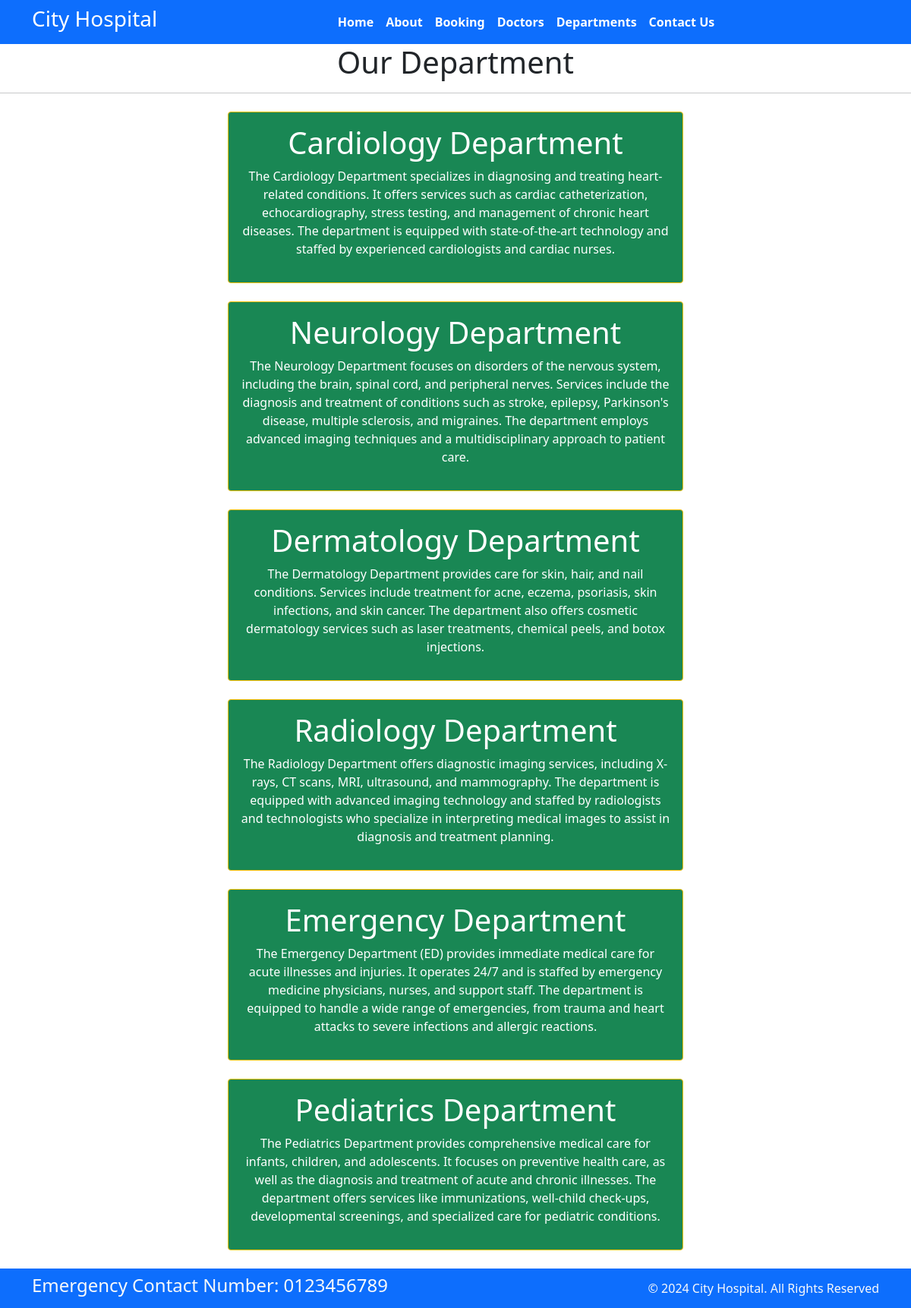
Screenshot of /department with the database file from the repository.
### home/models.py (models this page shows, shortened)
class Departments(models.Model):
    dep_name=models.CharField(max_length=100)
    dep_description=models.TextField()

### home/views.py (the view)
# urls.py: path('department', views.department,name='department'),
def department(request):
    dict_dept={
        'dept':Departments.objects.all()
    }
    return render(request,'department.html',dict_dept)

### templates/department.html (shortened to what this page needs)
{% extends "base.html" %}
{% block content %}
  <h1 class="text-center">Our Department</h2>
    <hr>
    {% for d in dept %}
    <div class="mx-auto w-50 bg-success text-center text-white p-3 my-4 border border-warning rounded">
      <h1>{{ d.dep_name }}</h1>
      <p>{{ d.dep_description }}</p>
    </div>
    {% endfor %}
{% endblock %}

### templates/base.html (shortened to what this page needs)
{% load static %}
<!DOCTYPE html>
<html>
  <head>
    <link
      rel="stylesheet"
      href=" https://cdn.jsdelivr.net/npm/bootstrap@5.1.3/dist/css/bootstrap.min.css "
    />
    <link
      rel="stylesheet"
      href="https://use.fontawesome.com/releases/v5.2.0/css/all.css"
    />
    <link rel="stylesheet" href="{% static 'css/style.css' %}" />
  </head>
  <body>
    <nav class="navbar bg-primary navbar-expand-md">
      <div class="container">
        <div class="col-2 text-left pl-md-0">
          <h3 class="text-white">City Hospital</h3>
        </div>
        <div
          class="collapse navbar-collapse justify-content-center col-md-8 navbar-collapse-3"
        >
          <ul class="navbar-nav justify-content-center fw-bold">
            <li class="nav-item active">
              <a class="nav-link text-white" href="{% url 'home' %}">Home </a>
            </li>
            <li class="nav-item">
              <a class="nav-link text-white" href="{% url 'about' %}">About</a>
            </li>
            <li class="nav-item">
              <a class="nav-link text-white" href="{% url 'booking' %}"
                >Booking</a
              >
            </li>
            <li class="nav-item">
              <a class="nav-link text-white" href="{% url 'doctors' %}"
                >Doctors</a
              >
            </li>
            <li class="nav-item">
              <a class="nav-link text-white" href="{% url 'department' %}"
                >Departments</a
              >
            </li>
            <li class="nav-item">
              <a class="nav-link text-white" href="{% url 'contact' %}"
                >Contact Us</a
              >
            </li>
          </ul>
        </div>
      </div>
    </nav>
    {% block content %}{% endblock %}
    <section class="">
      <footer class="pt-2 pb-2 bg-primary text-light">
        <div class="container">
          <div class="row align-items-center">
            <div class="col-12 col-md-8">
              <h4>Emergency Contact Number: 0123456789</h4>
            </div>
            <div class="col-12 col-md-4 mt-4 mt-md-0 text-center text-md-end">
              © 2024 City Hospital. All Rights Reserved
            </div>
          </div>
        </div>
      </footer>
    </section>
  </body>
</html>

### rows the page displays
Departments: dep_name "Cardiology Department", dep_description "The Cardiology Department specializes in diagnosing and treating heart-related conditions. It offers services such as cardiac catheterization, echocardiography, stress testing, and management of chronic heart diseases. The department is equipped with state-of-the-art technology and staffed by experienced cardiologists and cardiac nurses."
Departments: dep_name "Neurology Department", dep_description "The Neurology Department focuses on disorders of the nervous system, including the brain, spinal cord, and peripheral nerves. Services include the diagnosis and treatment of conditions such as stroke, epilepsy, Parkinson's disease, multiple sclerosis, and migraines. The department employs advanced imaging techniques and a multidisciplinary approach to patient care."
Departments: dep_name "Dermatology Department", dep_description "The Dermatology Department provides care for skin, hair, and nail conditions. Services include treatment for acne, eczema, psoriasis, skin infections, and skin cancer. The department also offers cosmetic dermatology services such as laser treatments, chemical peels, and botox injections."
Departments: dep_name "Radiology Department", dep_description "The Radiology Department offers diagnostic imaging services, including X-rays, CT scans, MRI, ultrasound, and mammography. The department is equipped with advanced imaging technology and staffed by radiologists and technologists who specialize in interpreting medical images to assist in diagnosis and treatment planning."
Departments: dep_name "Emergency Department", dep_description "The Emergency Department (ED) provides immediate medical care for acute illnesses and injuries. It operates 24/7 and is staffed by emergency medicine physicians, nurses, and support staff. The department is equipped to handle a wide range of emergencies, from trauma and heart attacks to severe infections and allergic reactions."
Departments: dep_name "Pediatrics Department", dep_description "The Pediatrics Department provides comprehensive medical care for infants, children, and adolescents. It focuses on preventive health care, as well as the diagnosis and treatment of acute and chronic illnesses. The department offers services like immunizations, well-child check-ups, developmental screenings, and specialized care for pediatric conditions."
